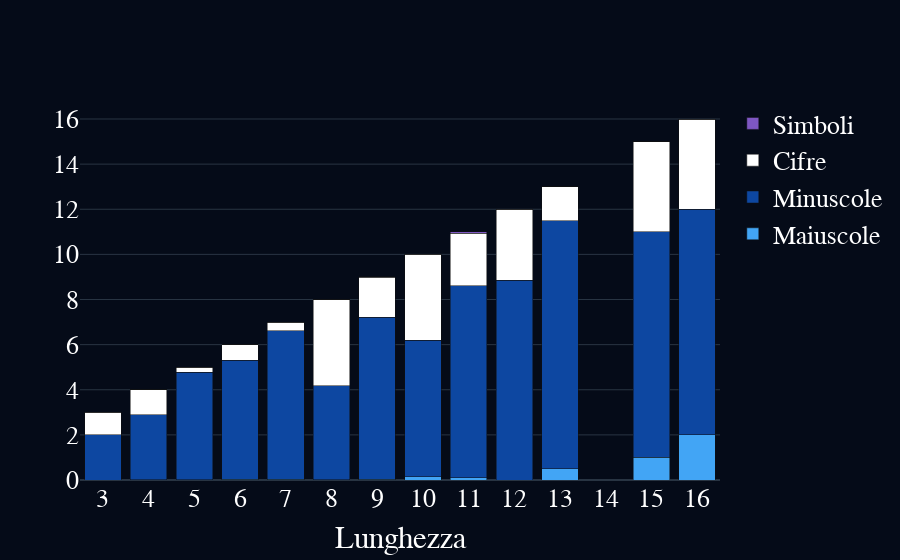

The notebook cell this image was saved under:
### Markdown cell above
## Composizione media dei caratteri nelle password per lunghezza (Lettere / Numeri / Caratteri speciali)

Il grafico che rappresenta la **composizione media** delle password in base alla loro lunghezza. Per ogni lunghezza, viene visualizzata la media di tre componenti:

- **Lettere** (`num_chars`) – in blu scuro
- **Cifre** (`num_digits`) – in bianco
- **Simboli** (`num_special`) – in azzurro

Ogni barra è suddivisa in segmenti colorati che indicano quanto, in media, ciascun tipo di carattere contribuisce alla composizione di una password con quella lunghezza.

### Code cell
# Raggruppa le password per lunghezza e calcola la media dei caratteri di ciascun tipo (maiuscole, minuscole, numeri, simboli)
df_bar = df.groupby("length")[["num_upper", "num_lower", "num_digits", "num_special"]].mean().reset_index()
# Crea una nuova figura vuota
fig = go.Figure()
# aggiunta barre
fig.add_trace(go.Bar(
    name='Maiuscole',
    x=df_bar["length"],                
    y=df_bar["num_upper"],             
    marker_color="#42a5f5"             
))
fig.add_trace(go.Bar(
    name='Minuscole',
    x=df_bar["length"],
    y=df_bar["num_lower"],
    marker_color="#0d47a1"             
))
fig.add_trace(go.Bar(
    name='Cifre',
    x=df_bar["length"],
    y=df_bar["num_digits"],
    marker_color="#ffffff"             
))
fig.add_trace(go.Bar(
    name='Simboli',
    x=df_bar["length"],
    y=df_bar["num_special"],
    marker_color="#7E57C2"             
))
# stile grafico
fig.update_layout(
    barmode='stack', # barre verticali
    title_font=dict(
        size=28, family="Segoe UI", color="white"
    ),
    xaxis_title="Lunghezza",           
    xaxis=dict(
        tickmode="linear",            
        dtick=1
    ),
    template="plotly_dark",            
    plot_bgcolor="#050b18",            
    paper_bgcolor="#050b18",          
    font=dict(
        color="white", family="Segoe UI", size=26
    )
)
fig.show()

### Figure 1 — Plotly figure (JSON) as saved in the notebook; plotly's stock layout.template omitted (floating-point values rounded to 4 significant figures)
{"data": [{"marker": {"color": "#42a5f5"}, "name": "Maiuscole", "type": "bar", "x": [3, 4, 5, 6, 7, 8, 9, 10, 11, 12, 13, 15, 16], "y": [0.0, 0.01358, 0.01218, 0.03212, 0.02428, 0.01986, 0.03196, 0.1383, 0.1071, 0.0, 0.5, 1.0, 2.0]}, {"marker": {"color": "#0d47a1"}, "name": "Minuscole", "type": "bar", "x": [3, 4, 5, 6, 7, 8, 9, 10, 11, 12, 13, 15, 16], "y": [2.0, 2.881, 4.774, 5.281, 6.597, 4.152, 7.174, 6.064, 8.5, 8.857, 11.0, 10.0, 10.0]}, {"marker": {"color": "#ffffff"}, "name": "Cifre", "type": "bar", "x": [3, 4, 5, 6, 7, 8, 9, 10, 11, 12, 13, 15, 16], "y": [1.0, 1.102, 0.2027, 0.6829, 0.3772, 3.828, 1.776, 3.798, 2.321, 3.143, 1.5, 4.0, 4.0]}, {"marker": {"color": "#7E57C2"}, "name": "Simboli", "type": "bar", "x": [3, 4, 5, 6, 7, 8, 9, 10, 11, 12, 13, 15, 16], "y": [0.0, 0.002469, 0.01107, 0.004093, 0.001694, 0.0, 0.01826, 0.0, 0.07143, 0.0, 0.0, 0.0, 0.0]}], "layout": {"barmode": "stack", "font": {"color": "white", "family": "Segoe UI", "size": 26}, "paper_bgcolor": "#050b18", "plot_bgcolor": "#050b18", "title": {"font": {"color": "white", "family": "Segoe UI", "size": 28}}, "xaxis": {"dtick": 1, "tickmode": "linear", "title": {"text": "Lunghezza"}}}}
